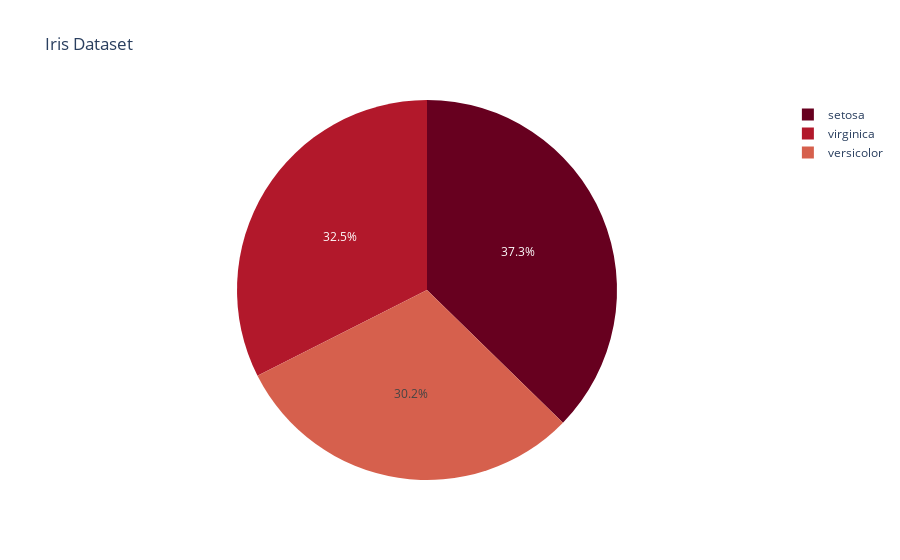

Source (notebook cell):
### Code cell
# Carregando base iris
df = px.data.iris()
 
fig = px.pie(df, values="sepal_width",
             names="species",
             title='Iris Dataset',
             color_discrete_sequence=px.colors.sequential.RdBu)
fig.show()

### Figure 1 — Plotly figure (JSON) as saved in the notebook; plotly's stock layout.template omitted (floating-point values rounded to 4 significant figures; data arrays with more than 128 entries replaced by an {"elided": "..."} marker saying what was removed)
{"data": [{"domain": {"x": [0, 1], "y": [0, 1]}, "hovertemplate": "species=%{label}<br>sepal_width=%{value}<extra></extra>", "labels": {"elided": "150 str values"}, "legendgroup": "", "name": "", "showlegend": true, "type": "pie", "values": {"elided": "150 float values"}}], "layout": {"legend": {"tracegroupgap": 0}, "piecolorway": ["rgb(103,0,31)", "rgb(178,24,43)", "rgb(214,96,77)", "rgb(244,165,130)", "rgb(253,219,199)", "rgb(247,247,247)", "rgb(209,229,240)", "rgb(146,197,222)", "rgb(67,147,195)", "rgb(33,102,172)", "rgb(5,48,97)"], "title": {"text": "Iris Dataset"}}}
